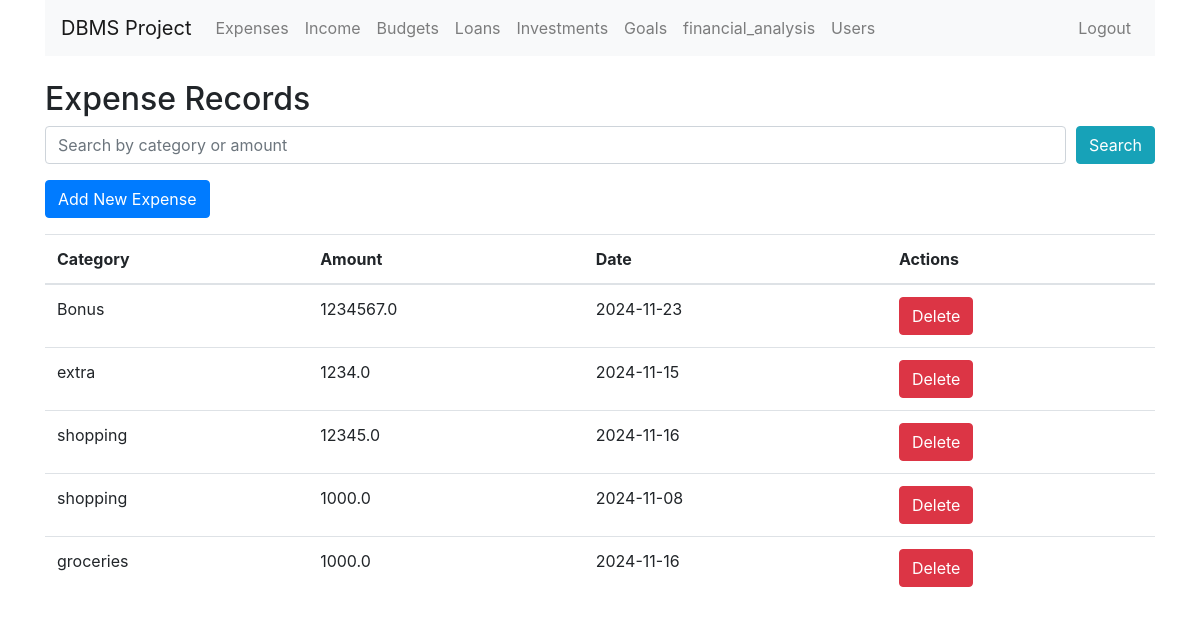
The app's page /expense (signed in) with its own data.
### tables this page shows
CREATE TABLE Expense (
                            expense_id INTEGER PRIMARY KEY AUTOINCREMENT,
                            user_id INTEGER,
                            category TEXT,
                            amount REAL CHECK(amount > 0),
                            date DATE,
                            FOREIGN KEY (user_id) REFERENCES User(user_id)
                        );

### app.py (the view)
@app.route('/expense', methods=['GET'])
@login_required
def view_expense():
    search_query = request.args.get('search', '')
    user_id = session.get('user_id')
    role = session.get('role')
    conn = get_db_connection()
    if search_query:
        if role == 'Admin':
            query = """
                SELECT * FROM Expense WHERE category LIKE ? OR amount LIKE ?
            """
            expenses = conn.execute(query, ('%' + search_query + '%', '%' + search_query + '%')).fetchall()
        else:
            query = """
                SELECT * FROM Expense WHERE user_id = ? AND (category LIKE ? OR amount LIKE ?)
            """
            expenses = conn.execute(query, (user_id, '%' + search_query + '%', '%' + search_query + '%')).fetchall()
    else:
        if role == 'Admin':
            expenses = conn.execute('SELECT * FROM Expense').fetchall()
        else:
            expenses = conn.execute('SELECT * FROM Expense WHERE user_id = ?', (user_id,)).fetchall()
    conn.close()
    return render_template('view_expense.html', records=expenses, search_query=search_query)

### app.py (called while the page is built)
def get_db_connection():
    conn = sqlite3.connect('db.db')
    conn.row_factory = sqlite3.Row
    return conn

def login_required(f):
    @wraps(f)
    def decorated_function(*args, **kwargs):
        if 'user_id' not in session:
            flash('Please log in first.', 'warning')
            return redirect(url_for('login'))
        return f(*args, **kwargs)
    return decorated_function

### templates/view_expense.html (shortened to what this page needs)
{% extends 'base.html' %}
{% block content %}
<h2>Expense Records</h2>
<form method="GET" action="{{ url_for('view_expense') }}" class="mb-3">
    <div class="form-row">
        <div class="col">
            <input type="text" name="search" class="form-control" placeholder="Search by category or amount" value="{{ search_query }}">
        </div>
        <div class="col-auto">
            <button type="submit" class="btn btn-info">Search</button>
        </div>
    </div>
</form>
<a href="{{ url_for('add_expense') }}" class="btn btn-primary mb-3">Add New Expense</a>
<div class="table-responsive">
    <table class="table">
        <thead>
            <tr>
                <th>Category</th>
                <th>Amount</th>
                <th>Date</th>
                <th>Actions</th>
            </tr>
        </thead>
        <tbody>
            {% if not records %}
                <tr><td colspan="5">No expenses found {% if search_query %} matching "{{ search_query }}" {% else %} in the system {% endif %}.</td></tr>
            {% else %}
                {% for expense in records %}
                <tr>
                    <td>{{ expense.category }}</td>
                    <td>{{ expense.amount | round(2) }}</td>
                    <td>{{ expense.date }}</td>
                    <td>
                        <form action="{{ url_for('delete_expense', expense_id=expense.expense_id) }}" method="POST" style="display:inline;" class="delete-form">
                            <button type="submit" class="btn btn-danger">Delete</button>
                        </form>
                    </td>
                </tr>
                {% endfor %}
            {% endif %}
        </tbody>
    </table>
</div>
{% endblock %}

### records on screen
Expense: category "Bonus", amount "1234567.0", date "2024-11-23"
Expense: category "extra", amount "1234.0", date "2024-11-15"
Expense: category "shopping", amount "12345.0", date "2024-11-16"
Expense: category "shopping", amount "1000.0", date "2024-11-08"
Expense: category "groceries", amount "1000.0", date "2024-11-16"
